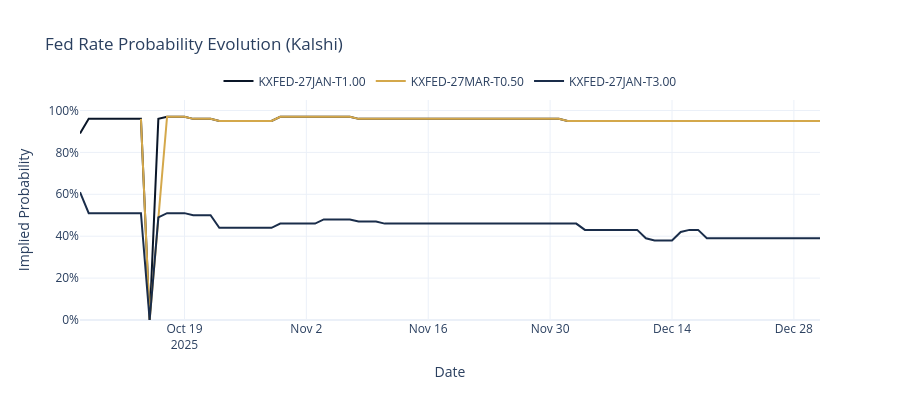

Notebook source saved alongside this figure:
### Markdown cell above
## 4. Probability Evolution

The implied probability for each contract evolves over time as the market
incorporates new information about Fed policy. Higher thresholds have lower
probabilities (less likely the rate exceeds a high level).

### Code cell
# Select contracts with the most price variation for visualization
price_range = (
    df.group_by("symbol")
    .agg((pl.col("close").max() - pl.col("close").min()).alias("range"))
    .sort("range", descending=True)
)

# Take top 3 most active contracts
top_contracts = price_range.head(3)["symbol"].to_list()

fig = go.Figure()
palette = [COLORS["blue"], COLORS["amber"], COLORS["slate"]]

for sym, color in zip(top_contracts, palette, strict=False):
    data = df.filter(pl.col("symbol") == sym).sort("timestamp").to_pandas()
    fig.add_trace(
        go.Scatter(
            x=data["timestamp"],
            y=data["close"],
            mode="lines",
            name=sym,
            line=dict(color=color, width=2),
        )
    )

fig.update_layout(
    title="Fed Rate Probability Evolution (Kalshi)",
    xaxis_title="Date",
    yaxis_title="Implied Probability",
    yaxis=dict(tickformat=".0%", range=[0, 1.05]),
    template="plotly_white",
    height=400,
    legend=dict(orientation="h", yanchor="bottom", y=1.02, xanchor="center", x=0.5),
)

fig.show()
